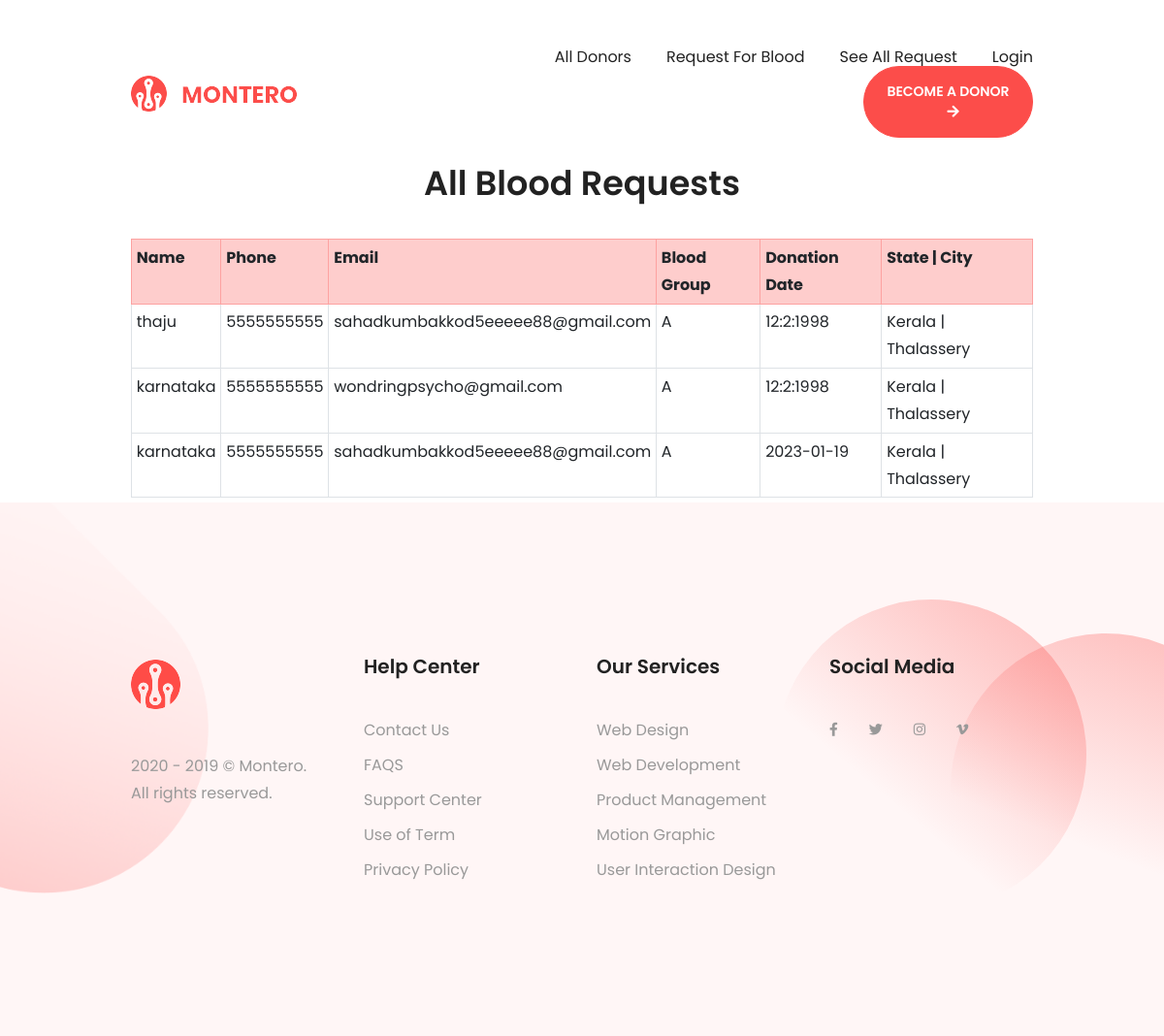
The app's page /see_all_request/ with its own data.
### home/models.py (models this page shows, shortened)
class RequestBlood(models.Model):
    name = models.CharField(max_length=100)
    email = models.EmailField()
    phone = models.CharField(max_length=20)
    state = models.ForeignKey(State, on_delete=models.SET_NULL, null=True)
    district = models.ForeignKey(District, on_delete=models.SET_NULL, null=True)
    city = models.ForeignKey(City, on_delete=models.SET_NULL, null=True)
    address = models.CharField(max_length=500, blank=True)
    blood_group = models.ForeignKey(BloodGroup, on_delete=models.CASCADE)
    date = models.CharField(max_length=100, blank=True)

class BloodGroup(models.Model):
    name = models.CharField(max_length=5)
    image = models.ImageField(upload_to="")
    def __str__(self):
        return self.name

class State(models.Model):
    name = models.CharField(max_length=30)
    stateimage = models.ImageField(upload_to="")
    def __str__(self):
        return self.name

class City(models.Model):
    name = models.CharField(max_length=10)
    district = models.ForeignKey(District, on_delete=models.CASCADE)
    vnuimage = models.ImageField(upload_to="")
    def __str__(self):
        return self.name

### home/views.py (the view)
# urls.py: path("see_all_request/", views.see_all_request, name="see_all_request"),
def see_all_request(request):
    requests = RequestBlood.objects.all()
    return render(request, "allreq.html", {'requests':requests})

### templates/allreq.html
{% extends 'base.html' %}
{% load static %}
{%block content%}
<br>
<br>
<br>
<br>
<br>
<br>
<div class="container">
{% if requests %}
<h3 class="text-center">All Blood Requests</h3>
<br>
<table class="table table-sm table-bordered">
  <tr class="table-danger">
    <th>Name</th>
    <th>Phone</th>
    <th>Email</th>
    <th>Blood Group</th>
    <th>Donation Date</th>
    <th>State | City</th>
  </tr>
  {% for i in requests %}
    <tr>
      <td>{{i.name}}</td>
      <td>{{i.phone}}</td>
      <td>{{i.email}}</td>
      <td>{{i.blood_group}}</td>
      <td>{{i.date}}</td>
      <td>{{i.state}} | {{i.city}}</td>
    </tr>
  {% endfor %}
</table>
{% else %}
<h2>No Blood Request Available</h2>
{% endif %}
</div>
{% endblock %}

### templates/base.html (shortened to what this page needs)
<!DOCTYPE html>
{%load static %}
<html lang="en">
<head>
	<link rel="stylesheet" href="https://use.fontawesome.com/releases/v5.8.2/css/all.css">
	<link rel="stylesheet" type="text/css" href="{% static 'css/bootstrap.css' %}">
	<link rel="stylesheet" type="text/css" href="{% static 'css/fancybox.css' %}">
	<link rel="stylesheet" type="text/css" href="{% static 'style.css' %}">
</head>
<body>
	<div class="pageWrapper">
		<header class="pageHeader">
			<div class="container position-relative">
				<div class="row align-items-center">
					<div class="col-6 col-sm-4 col-lg-3">
						<div class="logo">
							<a href="/">
								<img src="{% static 'images/logo.png' %}" alt="Montero" class="img-fluid">
							</a>
						</div>
					</div>
					<div class="col-6 col-sm-8 col-lg-9 position-static">
						<div class="mainNavHolder d-flex flex-wrap align-items-center justify-content-end">
                            {% if request.user.is_authenticated %}
							<div class="btnHolder d-sm-block order-lg-2 ml-n5 ml-sm-0 ml-lg-8">
								<a href="/" class="btn btn-primary text-uppercase rounded-pill fwSemibold" >
									{{request.user.username}}
								</a>
							</div>
                            {% else %}
                            <div class="btnHolder d-sm-block order-lg-2 ml-n5 ml-sm-0 ml-lg-8">
								<a href="/become_donor/" class="btn btn-primary text-uppercase rounded-pill fwSemibold" >
									Become A Donor <span class="fas fa-arrow-right ml-1 ml-sm-2"></span>
								</a>
							</div>
                            {% endif %}
							<nav class="navbar navbar-expand-lg navbar-light p-0 position-static">
								<div class="collapse navbar-collapse mainNavCollapse text-capitalize" id="pageMainNavCollapse">
                                    {% if request.user.is_authenticated %}
									<ul class="navbar-nav">
										<li class="nav-item">
											<a class="nav-link smooth"  href="/profile/">Profile <span class="sr-only">(current)</span></a>
										</li>
                                        <li class="nav-item">
											<a class="nav-link smooth"  href="{% url  'allcountry' %}">All Donors <span class="sr-only">(current)</span></a>
										</li>
										<li class="nav-item">
											<a class="nav-link smooth"  href="/see_all_request/">See All Request</a>
										</li>
                                        <li class="nav-item">
											<a class="nav-link smooth" href="/request_blood/">Request For Blood</a>
										</li>
									</ul>
                                    {% else %}
                                    <ul class="navbar-nav">
										<li class="nav-item">
											<a class="nav-link smooth"  href="allcountry">All Donors <span class="sr-only">(current)</span></a>
										</li>
										<li class="nav-item">
											<a class="nav-link smooth" href="/request_blood/">Request For Blood</a>
										</li>
										<li class="nav-item">
											<a class="nav-link smooth"  href="/see_all_request/">See All Request</a>
										</li>
                                        <li class="nav-item">
											<a class="nav-link smooth"  href="/login/">Login</a>
										</li>
									</ul>
                                    {% endif %}
								</div>
							</nav>
						</div>
					</div>
				</div>
			</div>
		</header>
		<main>
        {% block content %}
        {% endblock %}
    </main>
<footer class="pageFooter position-relative d-flex">
    <div class="alignCenter w-100 align-items-center d-flex">
        <div class="container pt-14 pb-7 pb-lg-9">
            <div class="row">
                <div class="col-12 col-sm-6 col-md-3">
                    <div class="txtWrap pt-1 pr-lg-5 pr-xl-10 mb-6">
                        <div class="fLogo mb-6 mb-lg-9">
                            <a href="home.html">
                                <img src="{% static 'images/logo2.png' %}" alt="Montero" class="img-fluid">
                            </a>
                        </div>
                        <p>2020 - 2019 © <a href="home.html">Montero.</a> All rights reserved.</p>
                    </div>
                </div>
                <div class="col-12 col-sm-6 col-md-3">
                    <h6 class="h5 text-capitalize mb-5 mb-sm-7 mb-lg-9">help center</h6>
                    <ul class="fLink list-unstyled mb-6">
                        <li><a href="javascript:void(0);">Contact Us</a></li>
                        <li><a href="javascript:void(0);">FAQS</a></li>
                        <li><a href="javascript:void(0);">Support Center</a></li>
                        <li><a href="javascript:void(0);">Use of Term </a></li>
                        <li><a href="javascript:void(0);">Privacy Policy</a></li>
                    </ul>
                </div>
                <div class="col-12 col-sm-6 col-md-3">
                    <h6 class="h5 text-capitalize mb-5 mb-sm-7 mb-lg-9">our services</h6>
                    <ul class="fLink list-unstyled mb-6">
                        <li><a href="javascript:void(0);">Web Design</a></li>
                        <li><a href="javascript:void(0);">Web Development</a></li>
                        <li><a href="javascript:void(0);">Product Management</a></li>
                        <li><a href="javascript:void(0);">Motion Graphic</a></li>
                        <li><a href="javascript:void(0);">User Interaction Design</a></li>
                    </ul>
                </div>
                <div class="col-12 col-sm-6 col-md-3">
                    <h6 class="h5 text-capitalize mb-5 mb-sm-7 mb-lg-9">social media</h6>
                    <ul class="socialNetworks d-flex flex-wrap list-unstyled">
                        <li><a href="javascript:void(0);" class="fab fa-facebook-f"></a></li>
                        <li><a href="javascript:void(0);" class="fab fa-twitter"></a></li>
                        <li><a href="javascript:void(0);" class="fab fa-instagram"></a></li>
                        <li><a href="javascript:void(0);" class="fab fa-vimeo-v"></a></li>
                    </ul>
                </div>
            </div>
        </div>
    <span class="circleGradient d-sm-block overflow-hidden rounded-circle position-absolute" data-circle="circleI"></span>
    <span class="circleGradient d-sm-block overflow-hidden rounded-circle position-absolute" data-circle="circleII"></span>
    <span class="ovelGradient d-block position-absolute">
        <img src="{% static 'images/ovel2.png' %}" class="img-fluid" alt="Graident image">
    </span>
</footer>
</div>
</body>
</html>

### records on screen
RequestBlood: name "thaju", phone "5555555555", email "sahadkumbakkod5eeeee88@gmail.com", blood_group "A", date "12:2:1998", state "Kerala", city "Thalassery"
RequestBlood: name "karnataka", phone "5555555555", email "wondringpsycho@gmail.com", blood_group "A", date "12:2:1998", state "Kerala", city "Thalassery"
RequestBlood: name "karnataka", phone "5555555555", email "sahadkumbakkod5eeeee88@gmail.com", blood_group "A", date "2023-01-19", state "Kerala", city "Thalassery"
